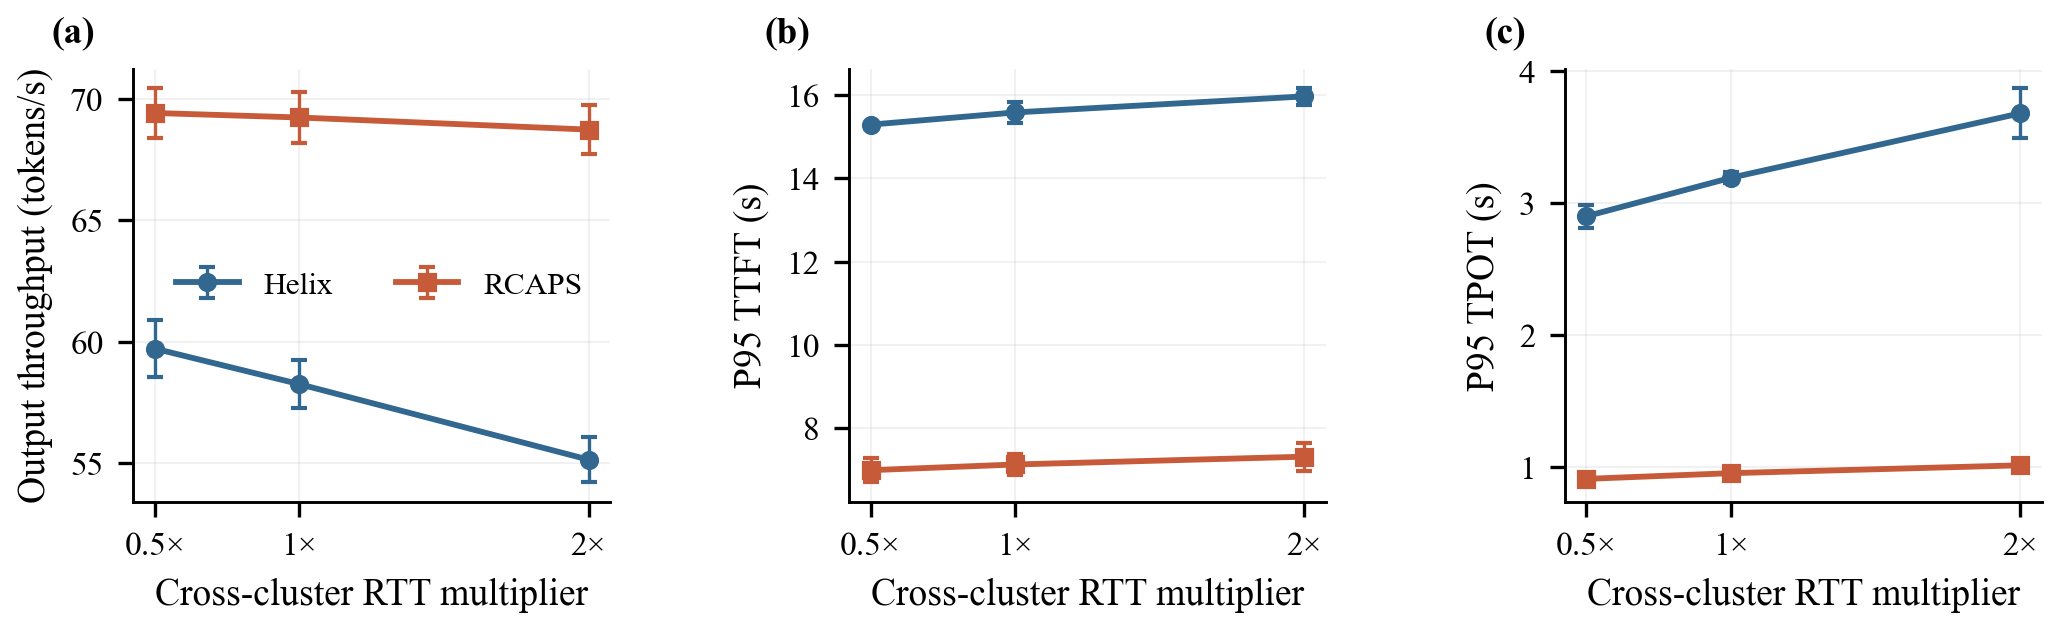

Write the Python code that produced this figure.
"""Three-seed three-cluster sensitivity to cross-region propagation latency."""

import matplotlib.pyplot as plt
import numpy as np

from common import HELIX, OURS, panel, read, save


def main():
    summary = read("experiments/ccfa_validation/summary.json")["network"]
    settings = [summary[name] for name in ("rtt_0p5x", "official", "rtt_2x")]
    factors = np.array([0.5, 1.0, 2.0])
    metrics = (
        ("output_throughput_tokens_per_s", "Output throughput (tokens/s)"),
        ("ttft_p95_s", "P95 TTFT (s)"),
        ("tpot_p95_s", "P95 TPOT (s)"),
    )
    fig, axes = plt.subplots(1, 3, figsize=(7.15, 2.45))
    for index, (ax, (key, label)) in enumerate(zip(axes, metrics)):
        for method, color, marker, name in (
            ("helix", HELIX, "o", "Helix"),
            ("green", OURS, "s", "RCAPS"),
        ):
            values = [item[method][key]["mean"] for item in settings]
            errors = [item[method][key]["sd"] for item in settings]
            ax.errorbar(factors, values, yerr=errors, color=color,
                        marker=marker, markersize=3.6, linewidth=1.4,
                        capsize=2, elinewidth=0.8, label=name)
        ax.set_xticks(factors, ["0.5×", "1×", "2×"])
        ax.set_xlabel("Cross-cluster RTT multiplier")
        ax.set_ylabel(label)
        ax.grid(alpha=0.17, linewidth=0.5)
        panel(ax, "abc"[index])
    axes[0].legend(frameon=False, ncol=2, loc="best", fontsize=7.5)
    fig.subplots_adjust(left=0.1, right=0.99, top=0.84, bottom=0.25, wspace=0.5)
    save(fig, "fig14_rtt_sensitivity")


if __name__ == "__main__":
    main()
